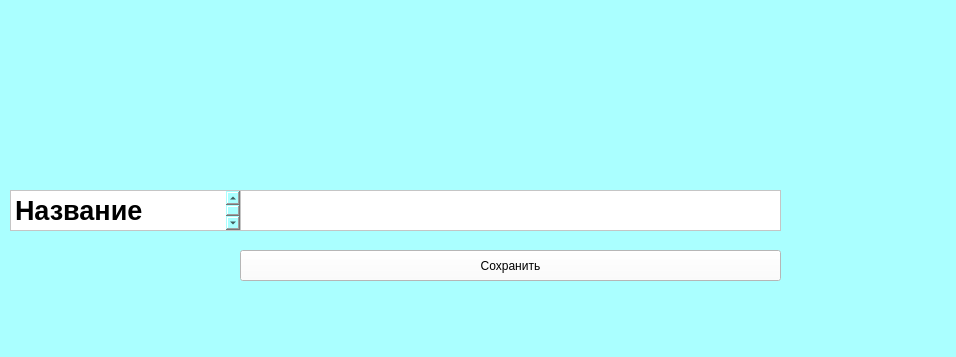
<?xml version="1.0" encoding="UTF-8"?>
<ui version="4.0">
 <class>MainWindow</class>
 <widget class="QMainWindow" name="MainWindow">
  <property name="geometry">
   <rect>
    <x>0</x>
    <y>0</y>
    <width>956</width>
    <height>357</height>
   </rect>
  </property>
  <property name="cursor">
   <cursorShape>OpenHandCursor</cursorShape>
  </property>
  <property name="windowTitle">
   <string>MainWindow</string>
  </property>
  <property name="styleSheet">
   <string notr="true">background-color:rgb(170, 255, 255)</string>
  </property>
  <widget class="QWidget" name="centralwidget">
   <widget class="QTextEdit" name="textEdit">
    <property name="geometry">
     <rect>
      <x>10</x>
      <y>190</y>
      <width>231</width>
      <height>41</height>
     </rect>
    </property>
    <property name="styleSheet">
     <string notr="true">background-color: rgb(255, 255, 255)</string>
    </property>
    <property name="html">
     <string>&lt;!DOCTYPE HTML PUBLIC &quot;-//W3C//DTD HTML 4.0//EN&quot; &quot;http://www.w3.org/TR/REC-html40/strict.dtd&quot;&gt;
&lt;html&gt;&lt;head&gt;&lt;meta name=&quot;qrichtext&quot; content=&quot;1&quot; /&gt;&lt;style type=&quot;text/css&quot;&gt;
p, li { white-space: pre-wrap; }
&lt;/style&gt;&lt;/head&gt;&lt;body style=&quot; font-family:'MS Shell Dlg 2'; font-size:8pt; font-weight:400; font-style:normal;&quot;&gt;
&lt;p style=&quot; margin-top:0px; margin-bottom:0px; margin-left:0px; margin-right:0px; -qt-block-indent:0; text-indent:0px;&quot;&gt;&lt;span style=&quot; font-size:20pt; font-weight:600;&quot;&gt;Название региона: &lt;/span&gt;&lt;/p&gt;&lt;/body&gt;&lt;/html&gt;</string>
    </property>
   </widget>
   <widget class="QTextEdit" name="textEdit_2">
    <property name="geometry">
     <rect>
      <x>240</x>
      <y>190</y>
      <width>541</width>
      <height>41</height>
     </rect>
    </property>
    <property name="styleSheet">
     <string notr="true">background-color: rgb(255, 255, 255)</string>
    </property>
   </widget>
   <widget class="QPushButton" name="pushButton">
    <property name="geometry">
     <rect>
      <x>240</x>
      <y>250</y>
      <width>541</width>
      <height>31</height>
     </rect>
    </property>
    <property name="styleSheet">
     <string notr="true">background-color: rgb(255, 255, 255)</string>
    </property>
    <property name="text">
     <string>Сохранить</string>
    </property>
   </widget>
  </widget>
  <widget class="QMenuBar" name="menubar">
   <property name="geometry">
    <rect>
     <x>0</x>
     <y>0</y>
     <width>956</width>
     <height>18</height>
    </rect>
   </property>
  </widget>
  <widget class="QStatusBar" name="statusbar"/>
 </widget>
 <resources/>
 <connections/>
</ui>
